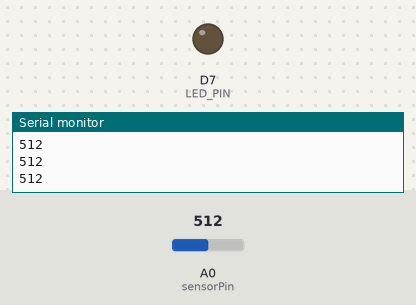
Bench run of a sketch on a simulated ESP8266 (NodeMCU). Parts: output pins drawn as LEDs (lit = HIGH), the last lines printed to the serial monitor. The test bench sets the inputs (shaded band); at power-on: A0 (sensorPin) = 512.

Above: at 1.3 s.
1.4 s: A0 (sensorPin) set to 413
2.9 s: A0 (sensorPin) set to 388
At 3.9 s:
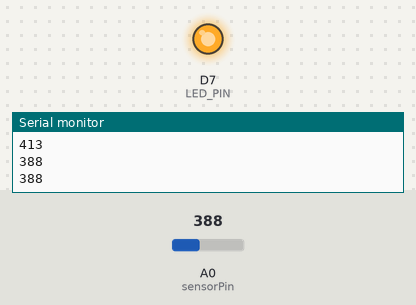
4.5 s: A0 (sensorPin) set to 410
At 5.0 s:
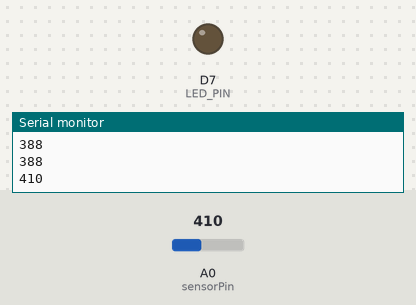
6.0 s: A0 (sensorPin) set to 390
At 7.4 s:
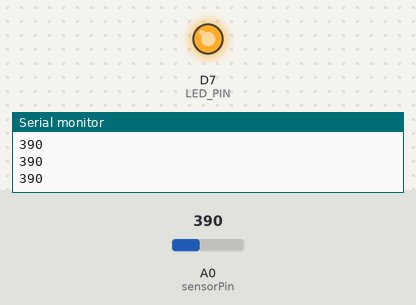
Timing chart, 0 to 8.5 s (numbered marks = the images above; inputs shaded):
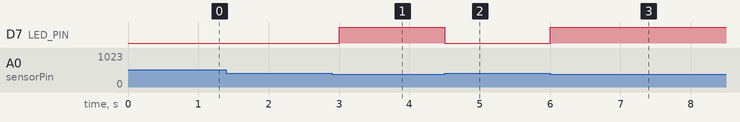

The sketch:

Workshop_6.ino
```cpp
/* ---------------------------------------------------------------
 *  ใบงานที่ 6 : การเปิด-ปิดหลอดไฟฟ้า โดยการตรวจจับความเข้มแสง
 *  บอร์ด : NodeMCU 1.0 (ESP-12E Module)
 *  คณะเทคโนโลยีสารสนเทศ มหาวิทยาลัยราชภัฏร้อยเอ็ด
 * --------------------------------------------------------------- */
int sensorPin = A0;              // ขา A0 ต่อกับจุด LDR P2
unsigned int sensorValue = 0;
const int LED_PIN = D7;          // GPIO13 -> บล็อก LED 4
int THRESHOLD = 400;             // ค่าเริ่มต้น ต้องปรับตามที่วัดได้จริงในข้อ 9

void setup() {
  pinMode(LED_PIN, OUTPUT);
  Serial.begin(115200);
  Serial.println("Workshop 6 : LDR Light Sensor");
}

void loop() {
  sensorValue = analogRead(sensorPin);   // ค่าที่อ่านได้ 0-1023 (ADC 10 บิต)

  if (sensorValue < THRESHOLD) {
    digitalWrite(LED_PIN, HIGH);         // LED on
  }
  else {
    digitalWrite(LED_PIN, LOW);          // LED off
  }

  Serial.print(sensorValue, DEC);
  Serial.println("");
  delay(500);
}
```

Measured:
- the behaviour switches between 400 and 399 on A0 (sensorPin) (found by bisection; images 0 and 1)
- after the input at 2.9 s, D7 (LED_PIN): LOW → HIGH after 0.10 s
- after the input at 4.5 s, D7 (LED_PIN): HIGH → LOW at once
- after the input at 6.0 s, D7 (LED_PIN): LOW → HIGH at once
